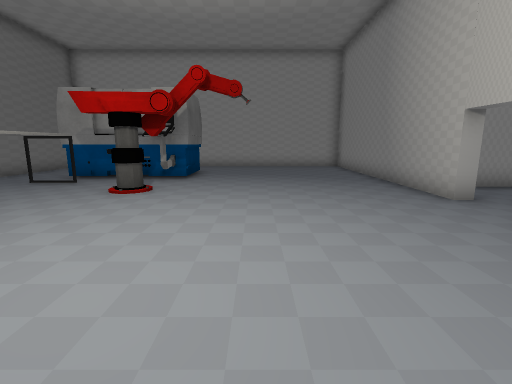
view 1 (above)

16 first-person views from a walk through a 3-D level made in the Unity game engine. The camera is 1.3 m above the floor, tilts 10° down and sees 85° across. The floor is counted in squares, 1 m on a side. Each view is taken from the middle of a square. On the plan, view 1 faces up. The plan holds only what a view shows up to about 13 squares ahead; the rest is blank. The player is left out. Some surface patterns are stand-ins.

view 2
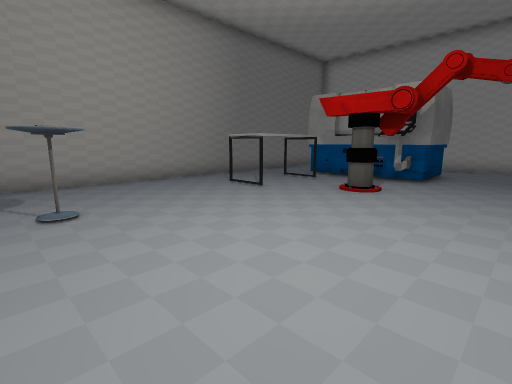

view 3
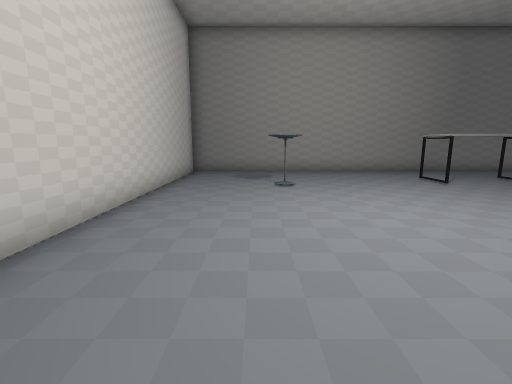

view 4
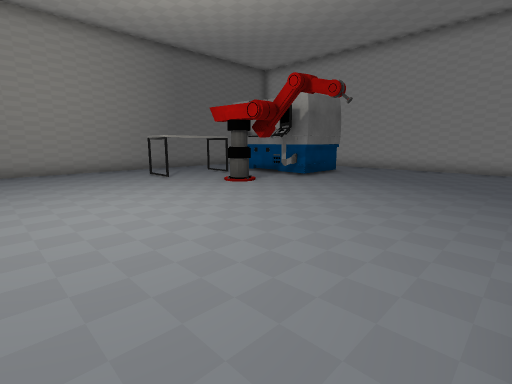

view 5
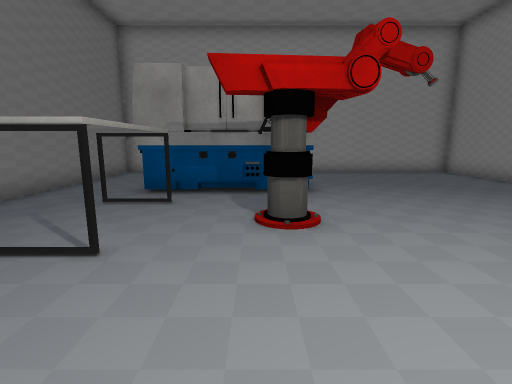

view 6
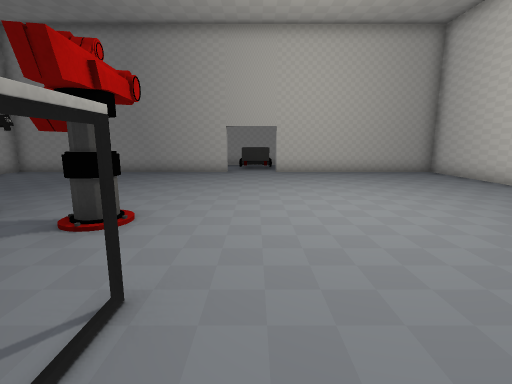

view 7
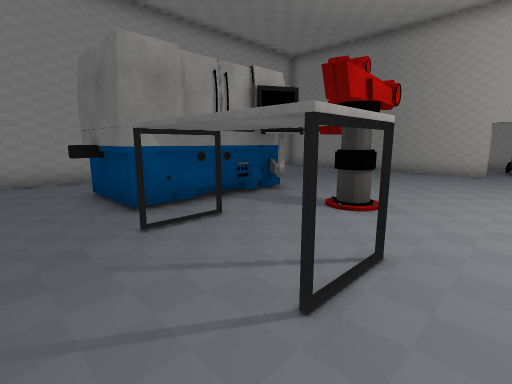

view 8
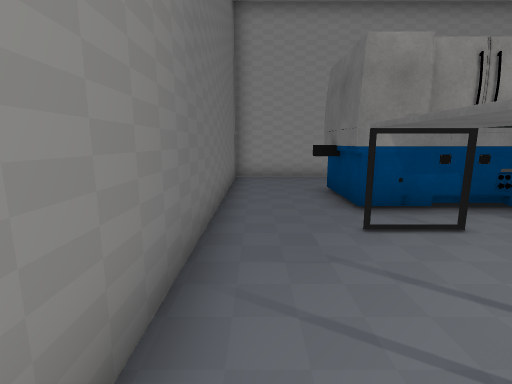

view 9
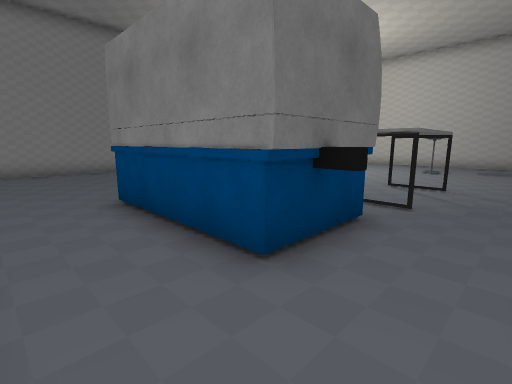

view 10
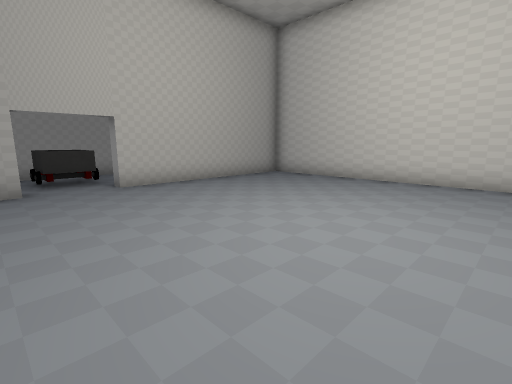

view 11
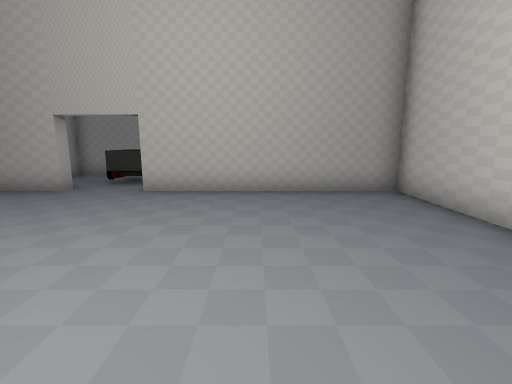

view 12
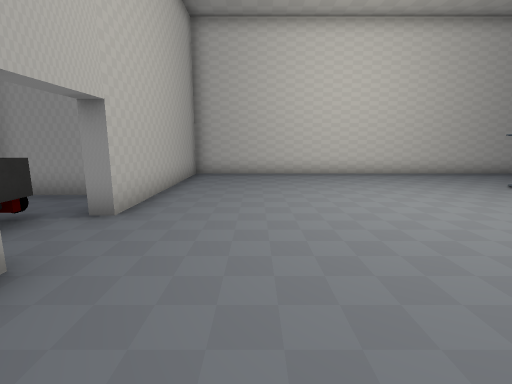

view 13
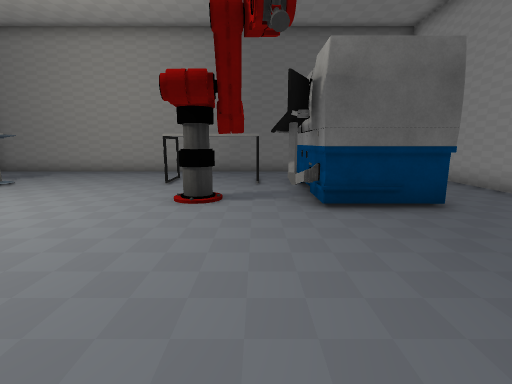

view 14
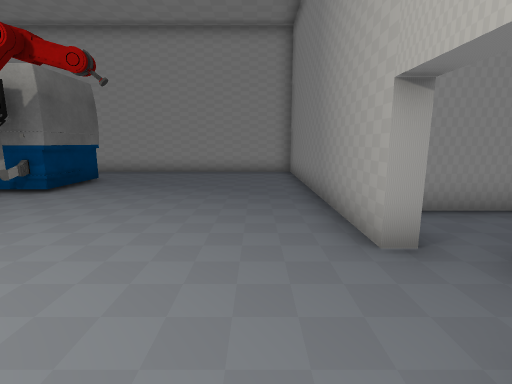

view 15
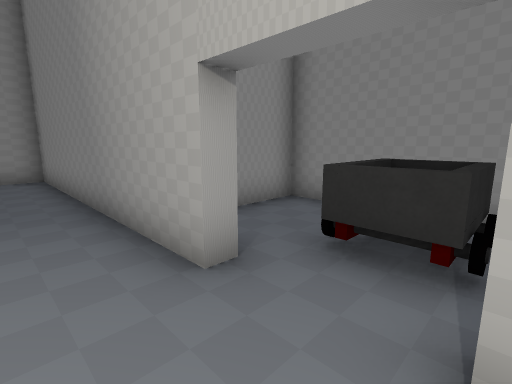

view 16
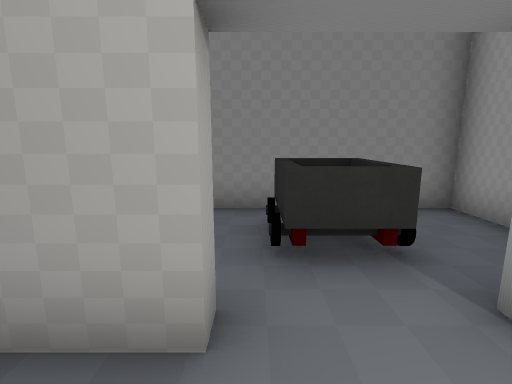

### Floor plan
Ten units are one square. View 1 is at (0, 0); x grows to the right and y downward. Boxes are objects, and circles mark ways between rooms. Rooms are numbered by the first view taken in them; rooms with no view inside come last. Other rooms are left out.
<svg viewBox="-103 -162 193 196">
<path fill="none" stroke="#000" d="M-28 -82 -33 -82M-39 -103 -70 -103 -70 -116M-41 -106 -52 -106M-54 -115 -60 -115M46 -63 46 -157 -98 -157 -98 29 46 29 46 -41M-70 -124 -70 -129 -26 -129 -26 -104M58 -45 58 -55M51 -63 46 -63M46 -41 51 -41M62 -21 85 -21 85 -83 61 -83M61 -45 61 -54M59 -45 74 -45 74 -55"/>
<rect x="-75" y="-95" width="20" height="40" fill="#bbb"><title>table</title></rect>
<rect x="-35" y="-95" width="10" height="10" fill="#bbb"><title>other object</title></rect>
<rect x="-35" y="-105" width="10" height="10" fill="#bbb"><title>other object</title></rect>
<circle cx="50" cy="-55" r="3" fill="#2a7"/>
<text x="-20" y="-60">1</text>
<text x="70" y="-60">2</text>
</svg>
Room 1 opens to room 2.

Where each view was taken, in squares from view 1:
view 1: 0 up, 0 right, facing up
view 2: 0 up, 0 right, facing up-left
view 3: 0 up, 3 right, facing left
view 4: 1 up, 4 right, facing up-left
view 5: 3 up, 4 left, facing up
view 6: 5 up, 8 left, facing right
view 7: 5 up, 9 left, facing up-right
view 8: 5 up, 9 left, facing up
view 9: 15 up, 9 left, facing down-right
view 10: 7 up, 4 left, facing down-right
view 11: 1 up, 3 left, facing right
view 12: 9 up, 2 right, facing down
view 13: 9 up, 3 right, facing left
view 14: 3 up, 3 right, facing up
view 15: 4 up, 3 right, facing up-right
view 16: 6 up, 3 right, facing right
